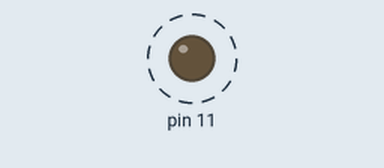
The program below on a simulated Raspberry Pi (header pin numbers). Shown: output pins drawn as LEDs (lit = HIGH). Dashed ring = blinking. What the program prints to the terminal is not drawn.

Above: at 0.15 s.
Timing chart, 0 to 3.0 s (numbered marks = the images above):
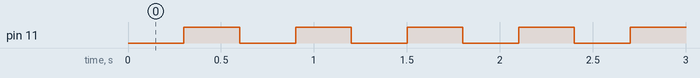

Measured:
- by itself, pin 11: alternates HIGH for 0.30 s and LOW for 0.30 s

The program:

blink.py
```python
#!/usr/bin/python
import sys
import RPi.GPIO as GPIO
from time import sleep

""" Basic GPIO port output example. This programs simply blinks on LED by specified interval

    Usage:
    blink.py [port] [interval]
"""

def main(args):
    """Main procedure"""

    # Check port argument
    port = int(args[0]) if len(args) > 0 else 11

    # Check interval argument
    interval = float(args[1]) if len(args) > 1 else 0.3

    # Go blinking
    blink(port, interval)

def blink(port, interval):
    """Blink procedure"""

    # Disable GPIO warnings about busy ports etc
    GPIO.setwarnings(False)

    # Debug info
    print("PI REVISION:", GPIO.RPI_REVISION)
    print("PROGRAM: BLINK")
    print("PORT:", port)
    print("INTERVAL:", interval)

    # Set pin numbering mode
    GPIO.setmode(GPIO.BOARD)

    # Begin port output
    GPIO.setup(port, GPIO.OUT)

    # Eternal loop
    while True:

        # Set ~port to 0
        GPIO.output(port, GPIO.LOW)

        # Wait
        sleep(interval)

        # Set port to 1
        GPIO.output(port, GPIO.HIGH)

        # Wait
        sleep(interval)

# Entry point
if __name__ == "__main__":
    try:
        main(sys.argv[1:])
    except KeyboardInterrupt as e:
        print("BREAK")
    except Exception as e:
        print("ERROR:", e)

    GPIO.cleanup()
```
